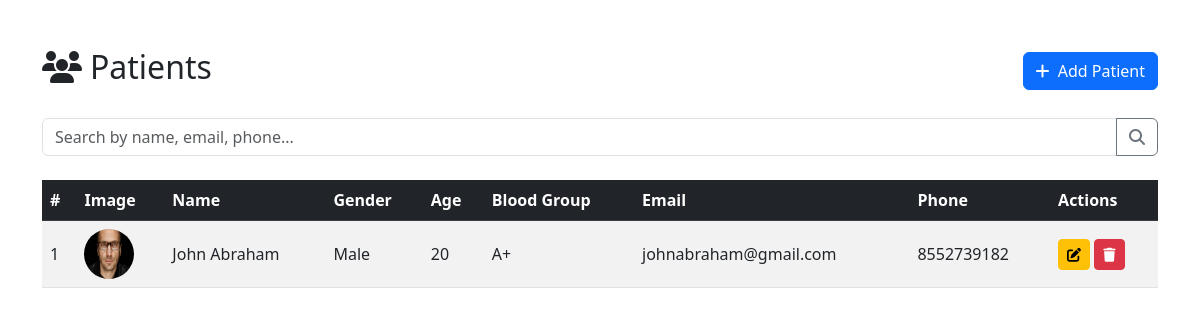
The app's page /patients/ (signed in), older data.
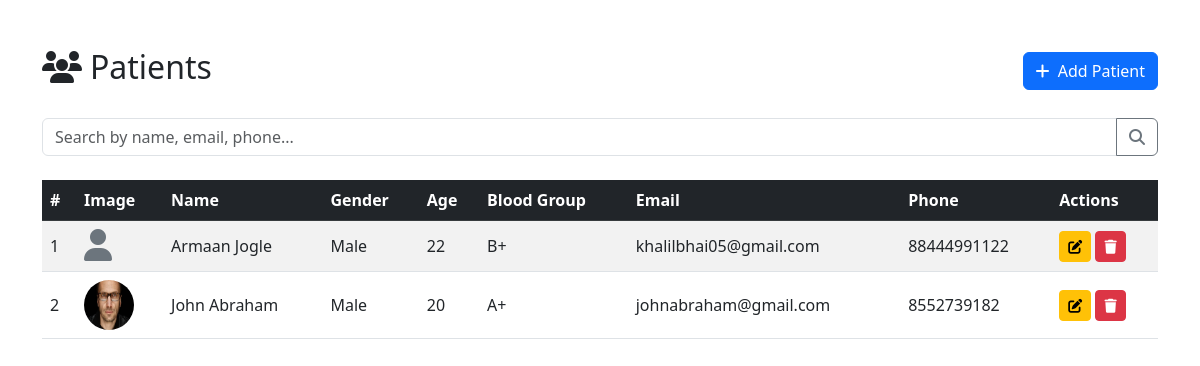
The same page, newer data.
### patients/models.py (models this page shows, shortened)
class Patient(models.Model):
    GENDER_CHOICES = (
        ('M', 'Male'),
        ('F', 'Female'),
        ('O', 'Other'),
    )
    BLOOD_GROUP_CHOICES = (
        ('A+', 'A+'), ('A-', 'A-'),
        ('B+', 'B+'), ('B-', 'B-'),
        ('AB+', 'AB+'), ('AB-', 'AB-'),
        ('O+', 'O+'), ('O-', 'O-'),
    )
    patient_id = models.AutoField(primary_key=True)
    user = models.OneToOneField(User, on_delete=models.CASCADE, related_name='patient_profile')
    first_name = models.CharField(max_length=50)
    last_name = models.CharField(max_length=50)
    gender = models.CharField(max_length=1, choices=GENDER_CHOICES)
    age = models.PositiveIntegerField()
    blood_group = models.CharField(max_length=3, choices=BLOOD_GROUP_CHOICES, blank=True, null=True)
    email = models.EmailField(unique=True)
    phone = models.CharField(max_length=15)
    address = models.TextField(blank=True, null=True)
    profile_image = models.ImageField(upload_to='patient_profiles/', blank=True, null=True)
    created_at = models.DateTimeField(auto_now_add=True)
    class Meta:
        ordering = ['-created_at']

### patients/views.py (the view, shortened to what this page needs)
# urls.py: path('', views.patient_list, name='list'),
@login_required
def patient_list(request):
    if not is_admin(request.user):
        messages.error(request, 'You do not have permission to view this page.')
        return redirect('accounts:patient_dashboard')
    query = request.GET.get('q', '')
    patients = Patient.objects.all().select_related('user')
    paginator = Paginator(patients, 5)
    page_number = request.GET.get('page')
    page_obj = paginator.get_page(page_number)
    context = {'page_obj': page_obj, 'query': query}
    return render(request, 'patients/patient_list.html', context)

### patients/views.py (called while the page is built)
def is_admin(user):
    return hasattr(user, 'profile') and user.profile.role == 'ADMIN'

### templates/patients/patient_list.html (shortened to what this page needs)
{% extends 'base.html' %}
{% block content %}
<div class="d-flex justify-content-between align-items-center mb-4">
    <h2><i class="fas fa-users me-2"></i>Patients</h2>
    <a href="{% url 'patients:add' %}" class="btn btn-primary">
        <i class="fas fa-plus me-1"></i> Add Patient
    </a>
</div>
<form method="get" class="mb-4">
    <div class="input-group">
        <input type="text" name="q" class="form-control" placeholder="Search by name, email, phone..." value="{{ query }}">
        <button class="btn btn-outline-secondary" type="submit"><i class="fas fa-search"></i></button>
    </div>
</form>
<div class="table-responsive">
    <table class="table table-striped table-hover align-middle">
        <thead class="table-dark">
            <tr>
                <th>#</th>
                <th>Image</th>
                <th>Name</th>
                <th>Gender</th>
                <th>Age</th>
                <th>Blood Group</th>
                <th>Email</th>
                <th>Phone</th>
                <th>Actions</th>
            </tr>
        </thead>
        <tbody>
            {% for patient in page_obj %}
            <tr>
                <td>{{ forloop.counter|add:page_obj.start_index|add:"-1" }}</td>
                <td>
                    {% if patient.profile_image %}
                        <img src="{{ patient.profile_image.url }}" width="50" height="50" class="rounded-circle">
                    {% else %}
                        <i class="fas fa-user fa-2x text-secondary"></i>
                    {% endif %}
                </td>
                <td>{{ patient.first_name }} {{ patient.last_name }}</td>
                <td>{{ patient.get_gender_display }}</td>
                <td>{{ patient.age }}</td>
                <td>{{ patient.blood_group|default:"—" }}</td>
                <td>{{ patient.email }}</td>
                <td>{{ patient.phone }}</td>
                <td>
                    <a href="{% url 'patients:edit' patient.pk %}" class="btn btn-sm btn-warning"><i class="fas fa-edit"></i></a>
                    <a href="{% url 'patients:delete' patient.pk %}" class="btn btn-sm btn-danger"><i class="fas fa-trash"></i></a>
                </td>
            </tr>
            {% empty %}
            <tr><td colspan="9" class="text-center">No patients found.</td></tr>
            {% endfor %}
        </tbody>
    </table>
</div>
{% endblock %}

Row changes from the older to the newer data that the page shows:
added Patient: first_name "Armaan", last_name "Jogle", gender "Male", age "22", blood_group "B+", email "khalilbhai05@gmail.com", phone "88444991122"
